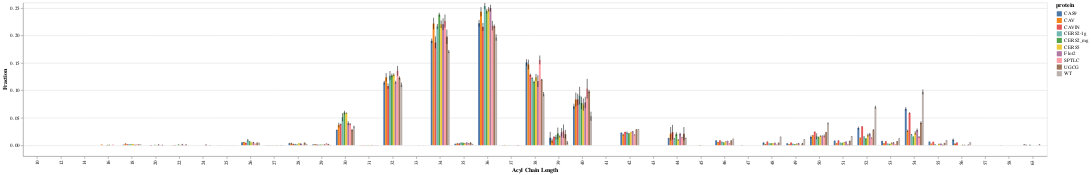

This figure's notebook cell:
### Markdown cell above
# Include error bars and density plot with Graphs

### Code cell
ptnstd = lengths.T.reset_index().rename(columns={'index': 'sample'}).merge(df_exps, on='sample').drop(columns=['sample'])
ptnstd = ptnstd[ptnstd['protein'] != 'RAJU']
ptnstd = ptnstd.melt('protein', var_name='Acyl Chain Length', value_name='Fraction')
ptnstd.head()

err = alt.Chart(ptnstd).mark_errorbar(extent='stdev').encode(
    x='Acyl Chain Length:O',
    xOffset='protein:N',
    y='Fraction:Q'
)

bar = alt.Chart(ptnstd).mark_bar().encode(
    x='Acyl Chain Length:O',
    xOffset='protein:N',
    y='mean(Fraction):Q',
    color='protein:N'
).properties(
    width=3000
)

grouped_err = bar + err
grouped_err

### Figure 1 — Vega-Lite specification as saved in the notebook (floating-point values rounded to 4 significant figures; data arrays with more than 128 entries replaced by an {"elided": "..."} marker saying what was removed)
{"config": {"view": {"continuousWidth": 300, "continuousHeight": 300}}, "layer": [{"mark": {"type": "bar"}, "encoding": {"color": {"field": "protein", "type": "nominal"}, "x": {"field": "Acyl Chain Length", "type": "ordinal"}, "xOffset": {"field": "protein", "type": "nominal"}, "y": {"aggregate": "mean", "field": "Fraction", "type": "quantitative"}}}, {"mark": {"type": "errorbar", "extent": "stdev"}, "encoding": {"x": {"field": "Acyl Chain Length", "type": "ordinal"}, "xOffset": {"field": "protein", "type": "nominal"}, "y": {"field": "Fraction", "type": "quantitative"}}}], "data": {"name": "data-7b912441951e93085fee9cbbcd43ac6d"}, "width": 3000, "$schema": "https://vega.github.io/schema/vega-lite/v5.16.3.json", "datasets": {"data-7b912441951e93085fee9cbbcd43ac6d": {"elided": "1720 records"}}}
